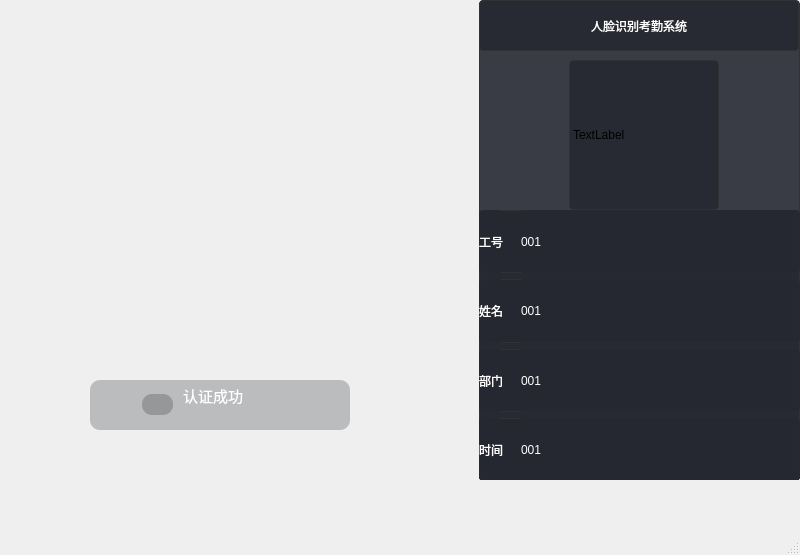
<?xml version="1.0" encoding="UTF-8"?>
<ui version="4.0">
 <class>FaceAttendence</class>
 <widget class="QMainWindow" name="FaceAttendence">
  <property name="geometry">
   <rect>
    <x>0</x>
    <y>0</y>
    <width>800</width>
    <height>555</height>
   </rect>
  </property>
  <property name="windowTitle">
   <string>FaceAttendence</string>
  </property>
  <widget class="QWidget" name="centralwidget">
   <widget class="QWidget" name="widget" native="true">
    <property name="geometry">
     <rect>
      <x>0</x>
      <y>0</y>
      <width>480</width>
      <height>480</height>
     </rect>
    </property>
    <property name="styleSheet">
     <string notr="true"/>
    </property>
    <widget class="QLabel" name="head">
     <property name="geometry">
      <rect>
       <x>100</x>
       <y>60</y>
       <width>266</width>
       <height>266</height>
      </rect>
     </property>
     <property name="minimumSize">
      <size>
       <width>266</width>
       <height>266</height>
      </size>
     </property>
     <property name="maximumSize">
      <size>
       <width>266</width>
       <height>266</height>
      </size>
     </property>
     <property name="styleSheet">
      <string notr="true">border-image: url(:/crc.png);</string>
     </property>
     <property name="text">
      <string/>
     </property>
    </widget>
    <widget class="QWidget" name="widgetLb" native="true">
     <property name="enabled">
      <bool>false</bool>
     </property>
     <property name="geometry">
      <rect>
       <x>90</x>
       <y>380</y>
       <width>260</width>
       <height>50</height>
      </rect>
     </property>
     <property name="minimumSize">
      <size>
       <width>260</width>
       <height>50</height>
      </size>
     </property>
     <property name="maximumSize">
      <size>
       <width>260</width>
       <height>50</height>
      </size>
     </property>
     <property name="styleSheet">
      <string notr="true">background-color: rgba(49, 50, 54, 69);
border-radius:10px;</string>
     </property>
     <layout class="QHBoxLayout" name="horizontalLayout">
      <item>
       <spacer name="horizontalSpacer">
        <property name="orientation">
         <enum>Qt::Horizontal</enum>
        </property>
        <property name="sizeHint" stdset="0">
         <size>
          <width>40</width>
          <height>20</height>
         </size>
        </property>
       </spacer>
      </item>
      <item>
       <widget class="QLabel" name="label">
        <property name="enabled">
         <bool>false</bool>
        </property>
        <property name="minimumSize">
         <size>
          <width>31</width>
          <height>21</height>
         </size>
        </property>
        <property name="maximumSize">
         <size>
          <width>31</width>
          <height>21</height>
         </size>
        </property>
        <property name="styleSheet">
         <string notr="true">border-image: url(:/yes.png);</string>
        </property>
        <property name="text">
         <string/>
        </property>
       </widget>
      </item>
      <item>
       <widget class="QTextBrowser" name="textBrowser">
        <property name="minimumSize">
         <size>
          <width>0</width>
          <height>50</height>
         </size>
        </property>
        <property name="maximumSize">
         <size>
          <width>120</width>
          <height>50</height>
         </size>
        </property>
        <property name="styleSheet">
         <string notr="true">font:25 24pt &quot;Ubuntu Sans&quot;;
border:none;
color: rgb(255, 255, 255);
background-color: rgba(49, 50, 54, 0);</string>
        </property>
        <property name="html">
         <string>&lt;!DOCTYPE HTML PUBLIC &quot;-//W3C//DTD HTML 4.0//EN&quot; &quot;http://www.w3.org/TR/REC-html40/strict.dtd&quot;&gt;
&lt;html&gt;&lt;head&gt;&lt;meta name=&quot;qrichtext&quot; content=&quot;1&quot; /&gt;&lt;style type=&quot;text/css&quot;&gt;
p, li { white-space: pre-wrap; }
&lt;/style&gt;&lt;/head&gt;&lt;body style=&quot; font-family:'Ubuntu Sans'; font-size:24pt; font-weight:24; font-style:normal;&quot;&gt;
&lt;p style=&quot; margin-top:0px; margin-bottom:0px; margin-left:0px; margin-right:0px; -qt-block-indent:0; text-indent:0px;&quot;&gt;&lt;span style=&quot; font-size:11pt; font-weight:400;&quot;&gt;认证成功&lt;/span&gt;&lt;/p&gt;&lt;/body&gt;&lt;/html&gt;</string>
        </property>
       </widget>
      </item>
      <item>
       <spacer name="horizontalSpacer_2">
        <property name="orientation">
         <enum>Qt::Horizontal</enum>
        </property>
        <property name="sizeHint" stdset="0">
         <size>
          <width>40</width>
          <height>20</height>
         </size>
        </property>
       </spacer>
      </item>
     </layout>
    </widget>
    <widget class="QLabel" name="videoLb">
     <property name="geometry">
      <rect>
       <x>0</x>
       <y>0</y>
       <width>480</width>
       <height>480</height>
      </rect>
     </property>
     <property name="text">
      <string/>
     </property>
    </widget>
    <zorder>videoLb</zorder>
    <zorder>head</zorder>
    <zorder>widgetLb</zorder>
   </widget>
   <widget class="QWidget" name="widget_3" native="true">
    <property name="geometry">
     <rect>
      <x>479</x>
      <y>0</y>
      <width>321</width>
      <height>480</height>
     </rect>
    </property>
    <property name="styleSheet">
     <string notr="true">QWidget{
	border:1px solid #313236;
	border-radius:4px;
	background-color: rgba(37, 40, 49, 0.9);
}
QWidget#titlelb{
	
	font: 80 16pt &quot;Ubuntu Sans&quot;;
	color: rgb(255, 255, 255);
}
QWidget#heablb{
	border-radius:75px;
}</string>
    </property>
    <widget class="QLabel" name="titlelb">
     <property name="geometry">
      <rect>
       <x>0</x>
       <y>0</y>
       <width>320</width>
       <height>51</height>
      </rect>
     </property>
     <property name="text">
      <string>人脸识别考勤系统</string>
     </property>
     <property name="alignment">
      <set>Qt::AlignCenter</set>
     </property>
    </widget>
    <widget class="QLabel" name="headLb">
     <property name="geometry">
      <rect>
       <x>90</x>
       <y>60</y>
       <width>150</width>
       <height>150</height>
      </rect>
     </property>
     <property name="styleSheet">
      <string notr="true"/>
     </property>
     <property name="text">
      <string>TextLabel</string>
     </property>
    </widget>
    <widget class="QWidget" name="layoutWidget">
     <property name="geometry">
      <rect>
       <x>0</x>
       <y>210</y>
       <width>321</width>
       <height>271</height>
      </rect>
     </property>
     <layout class="QVBoxLayout" name="verticalLayout">
      <item>
       <widget class="QWidget" name="widget_4" native="true">
        <property name="styleSheet">
         <string notr="true">QWidget{
	border:1px solid #313236;
	border-radius:4px;
	background-color: rgba(37, 40, 49, 0.9);
}
QLabel{
	border:none;
	color:rgb(255,255,255);
	font: 16pt &quot;Ubuntu Sans&quot;;
}
QLineEdit{
	border:none;
	color:rgb(255,255,255);
	font: 16pt &quot;Ubuntu Sans&quot;;
}</string>
        </property>
        <layout class="QHBoxLayout" name="horizontalLayout_2">
         <property name="spacing">
          <number>6</number>
         </property>
         <property name="leftMargin">
          <number>0</number>
         </property>
         <property name="topMargin">
          <number>0</number>
         </property>
         <property name="rightMargin">
          <number>0</number>
         </property>
         <property name="bottomMargin">
          <number>0</number>
         </property>
         <item>
          <widget class="QLabel" name="label_5">
           <property name="text">
            <string>工号</string>
           </property>
          </widget>
         </item>
         <item>
          <spacer name="horizontalSpacer_3">
           <property name="orientation">
            <enum>Qt::Horizontal</enum>
           </property>
           <property name="sizeType">
            <enum>QSizePolicy::Fixed</enum>
           </property>
           <property name="sizeHint" stdset="0">
            <size>
             <width>10</width>
             <height>20</height>
            </size>
           </property>
          </spacer>
         </item>
         <item>
          <widget class="QLineEdit" name="numberEdit">
           <property name="enabled">
            <bool>false</bool>
           </property>
           <property name="sizePolicy">
            <sizepolicy hsizetype="Expanding" vsizetype="Expanding">
             <horstretch>0</horstretch>
             <verstretch>0</verstretch>
            </sizepolicy>
           </property>
           <property name="text">
            <string>001</string>
           </property>
          </widget>
         </item>
        </layout>
       </widget>
      </item>
      <item>
       <widget class="QWidget" name="widget_5" native="true">
        <property name="styleSheet">
         <string notr="true">QWidget{
	border:1px solid #313236;
	border-radius:4px;
	background-color: rgba(37, 40, 49, 0.9);
}
QLabel{
	border:none;
	color:rgb(255,255,255);
	font: 16pt &quot;Ubuntu Sans&quot;;
}
QLineEdit{
	border:none;
	color:rgb(255,255,255);
	font: 16pt &quot;Ubuntu Sans&quot;;
}</string>
        </property>
        <layout class="QHBoxLayout" name="horizontalLayout_3">
         <property name="spacing">
          <number>6</number>
         </property>
         <property name="leftMargin">
          <number>0</number>
         </property>
         <property name="topMargin">
          <number>0</number>
         </property>
         <property name="rightMargin">
          <number>0</number>
         </property>
         <property name="bottomMargin">
          <number>0</number>
         </property>
         <item>
          <widget class="QLabel" name="label_6">
           <property name="text">
            <string>姓名</string>
           </property>
          </widget>
         </item>
         <item>
          <spacer name="horizontalSpacer_4">
           <property name="orientation">
            <enum>Qt::Horizontal</enum>
           </property>
           <property name="sizeType">
            <enum>QSizePolicy::Fixed</enum>
           </property>
           <property name="sizeHint" stdset="0">
            <size>
             <width>10</width>
             <height>20</height>
            </size>
           </property>
          </spacer>
         </item>
         <item>
          <widget class="QLineEdit" name="nameEdit">
           <property name="enabled">
            <bool>false</bool>
           </property>
           <property name="sizePolicy">
            <sizepolicy hsizetype="Expanding" vsizetype="Expanding">
             <horstretch>0</horstretch>
             <verstretch>0</verstretch>
            </sizepolicy>
           </property>
           <property name="text">
            <string>001</string>
           </property>
          </widget>
         </item>
        </layout>
       </widget>
      </item>
      <item>
       <widget class="QWidget" name="widget_6" native="true">
        <property name="styleSheet">
         <string notr="true">QWidget{
	border:1px solid #313236;
	border-radius:4px;
	background-color: rgba(37, 40, 49, 0.9);
}
QLabel{
	border:none;
	color:rgb(255,255,255);
	font: 16pt &quot;Ubuntu Sans&quot;;
}
QLineEdit{
	border:none;
	color:rgb(255,255,255);
	font: 16pt &quot;Ubuntu Sans&quot;;
}</string>
        </property>
        <layout class="QHBoxLayout" name="horizontalLayout_4">
         <property name="spacing">
          <number>6</number>
         </property>
         <property name="leftMargin">
          <number>0</number>
         </property>
         <property name="topMargin">
          <number>0</number>
         </property>
         <property name="rightMargin">
          <number>0</number>
         </property>
         <property name="bottomMargin">
          <number>0</number>
         </property>
         <item>
          <widget class="QLabel" name="label_7">
           <property name="text">
            <string>部门</string>
           </property>
          </widget>
         </item>
         <item>
          <spacer name="horizontalSpacer_5">
           <property name="orientation">
            <enum>Qt::Horizontal</enum>
           </property>
           <property name="sizeType">
            <enum>QSizePolicy::Fixed</enum>
           </property>
           <property name="sizeHint" stdset="0">
            <size>
             <width>10</width>
             <height>20</height>
            </size>
           </property>
          </spacer>
         </item>
         <item>
          <widget class="QLineEdit" name="departmentEdit">
           <property name="enabled">
            <bool>false</bool>
           </property>
           <property name="sizePolicy">
            <sizepolicy hsizetype="Expanding" vsizetype="Expanding">
             <horstretch>0</horstretch>
             <verstretch>0</verstretch>
            </sizepolicy>
           </property>
           <property name="text">
            <string>001</string>
           </property>
          </widget>
         </item>
        </layout>
       </widget>
      </item>
      <item>
       <widget class="QWidget" name="widget_7" native="true">
        <property name="styleSheet">
         <string notr="true">QWidget{
	border:1px solid #313236;
	border-radius:4px;
	background-color: rgba(37, 40, 49, 0.9);
}
QLabel{
	border:none;
	color:rgb(255,255,255);
	font: 16pt &quot;Ubuntu Sans&quot;;
}
QLineEdit{
	border:none;
	color:rgb(255,255,255);
	font: 16pt &quot;Ubuntu Sans&quot;;
}</string>
        </property>
        <layout class="QHBoxLayout" name="horizontalLayout_5">
         <property name="spacing">
          <number>6</number>
         </property>
         <property name="leftMargin">
          <number>0</number>
         </property>
         <property name="topMargin">
          <number>0</number>
         </property>
         <property name="rightMargin">
          <number>0</number>
         </property>
         <property name="bottomMargin">
          <number>0</number>
         </property>
         <item>
          <widget class="QLabel" name="label_8">
           <property name="text">
            <string>时间</string>
           </property>
          </widget>
         </item>
         <item>
          <spacer name="horizontalSpacer_6">
           <property name="orientation">
            <enum>Qt::Horizontal</enum>
           </property>
           <property name="sizeType">
            <enum>QSizePolicy::Fixed</enum>
           </property>
           <property name="sizeHint" stdset="0">
            <size>
             <width>10</width>
             <height>20</height>
            </size>
           </property>
          </spacer>
         </item>
         <item>
          <widget class="QLineEdit" name="timeEdit">
           <property name="enabled">
            <bool>false</bool>
           </property>
           <property name="sizePolicy">
            <sizepolicy hsizetype="Expanding" vsizetype="Expanding">
             <horstretch>0</horstretch>
             <verstretch>0</verstretch>
            </sizepolicy>
           </property>
           <property name="text">
            <string>001</string>
           </property>
          </widget>
         </item>
        </layout>
       </widget>
      </item>
     </layout>
    </widget>
   </widget>
  </widget>
  <widget class="QMenuBar" name="menubar">
   <property name="geometry">
    <rect>
     <x>0</x>
     <y>0</y>
     <width>800</width>
     <height>38</height>
    </rect>
   </property>
  </widget>
  <widget class="QStatusBar" name="statusbar"/>
 </widget>
 <resources/>
 <connections/>
</ui>
